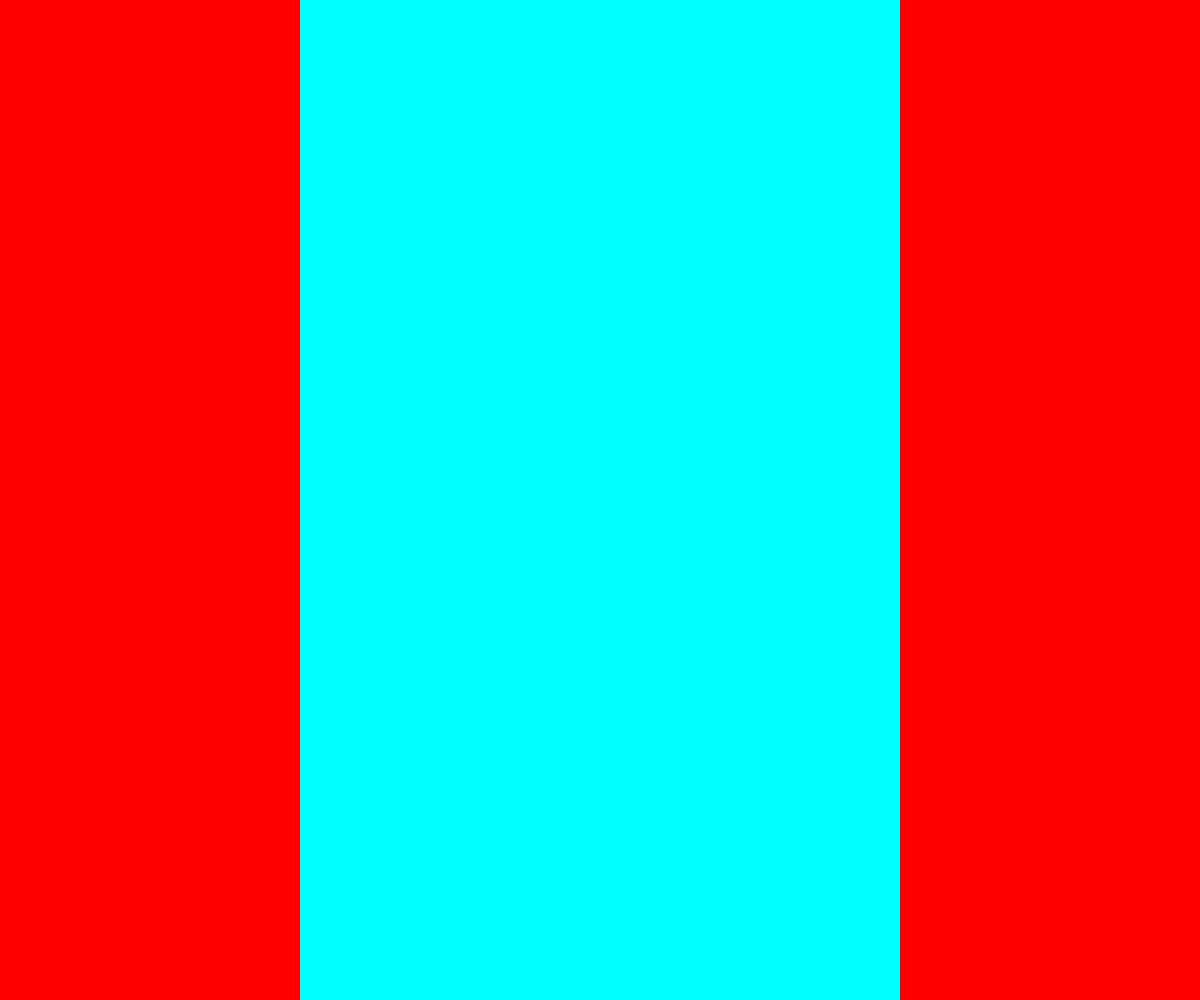
Frame 1 (no input)
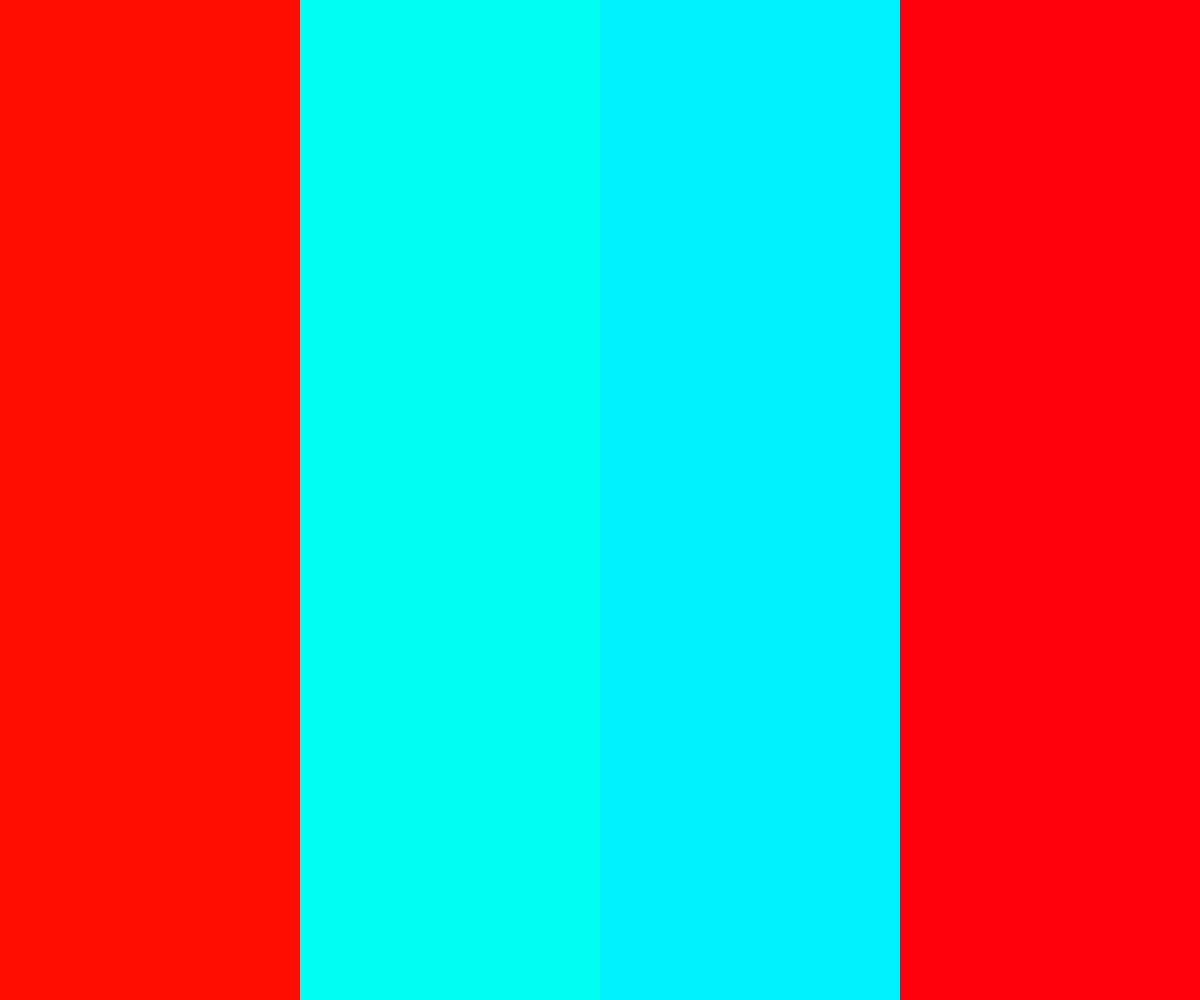
Frame 60 (no input)
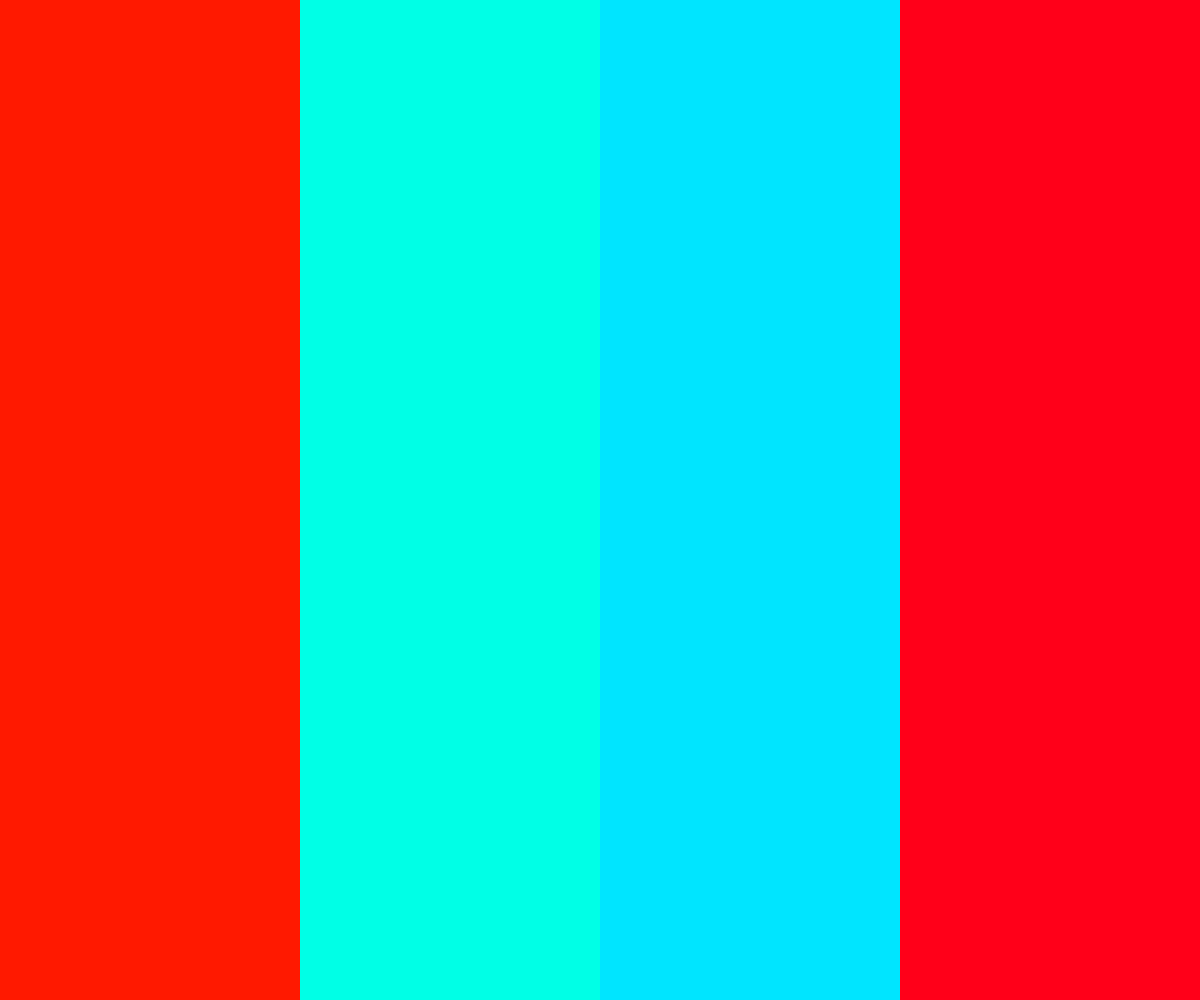
Frame 120 (the mouse pressed at the canvas centre since frame 60)

The p5.js sketch that drew these frames (run headless with seeded random() and noise() and a simulated clock; from frame 60 on, the mouse is pressed at the canvas centre):

// p5.js sketch
// ── sketch.js
// How many groups of colors do you see?
// How do the groupings change?
//https://editor.p5js.org/benjamin.bergery/sketches/HKduu_l17


// Angles between swatches
// Angle between swatches 1 and 2 and 3 and 0
let xa = 180;
// Angle between swatches 0 and 1 and 2 and 3
let ya = 0;
let xaspeed = -0.1;
let yaspeed = 0.1;

function setup() {
  createCanvas(windowWidth, windowHeight);
  colorMode(HSB, 360, 100, 100);
  noStroke();
}

function draw() {
  background(220);
  
  // Move the angles between colors
  xa+=xaspeed;
  ya+=yaspeed;
  
  xaspeed = bounce(xa, 0, 180, xaspeed);
  yaspeed = bounce(ya, 0, 180, yaspeed);
  
  // Hue
  let h = 0;

  // Recalculate hue every frame
  // Draw 4 swatches
  for (let i = 0; i < 4; i++) {
    let a;
    // Swatches 0 and 2 use ya
    // Swatches 1 and 3 use xa
    if(i == 0 ) a = ya/2;
    else if(i == 1) a = xa;
    else if(i == 2) a = ya;
    else a = xa;
    h += a;
    h%=360;
    fill(h, 100, 100);
    let x = i * width / 4;
    rect(x, 0, width / 4, height);
  }
}

function bounce(a, low, high, speed) {
  if (a < low || a > high) {
    speed *= -1;
    return speed;
  }
  return speed;
}

//https://editor.p5js.org/icm4.0/sketches/ucut8DFyV
